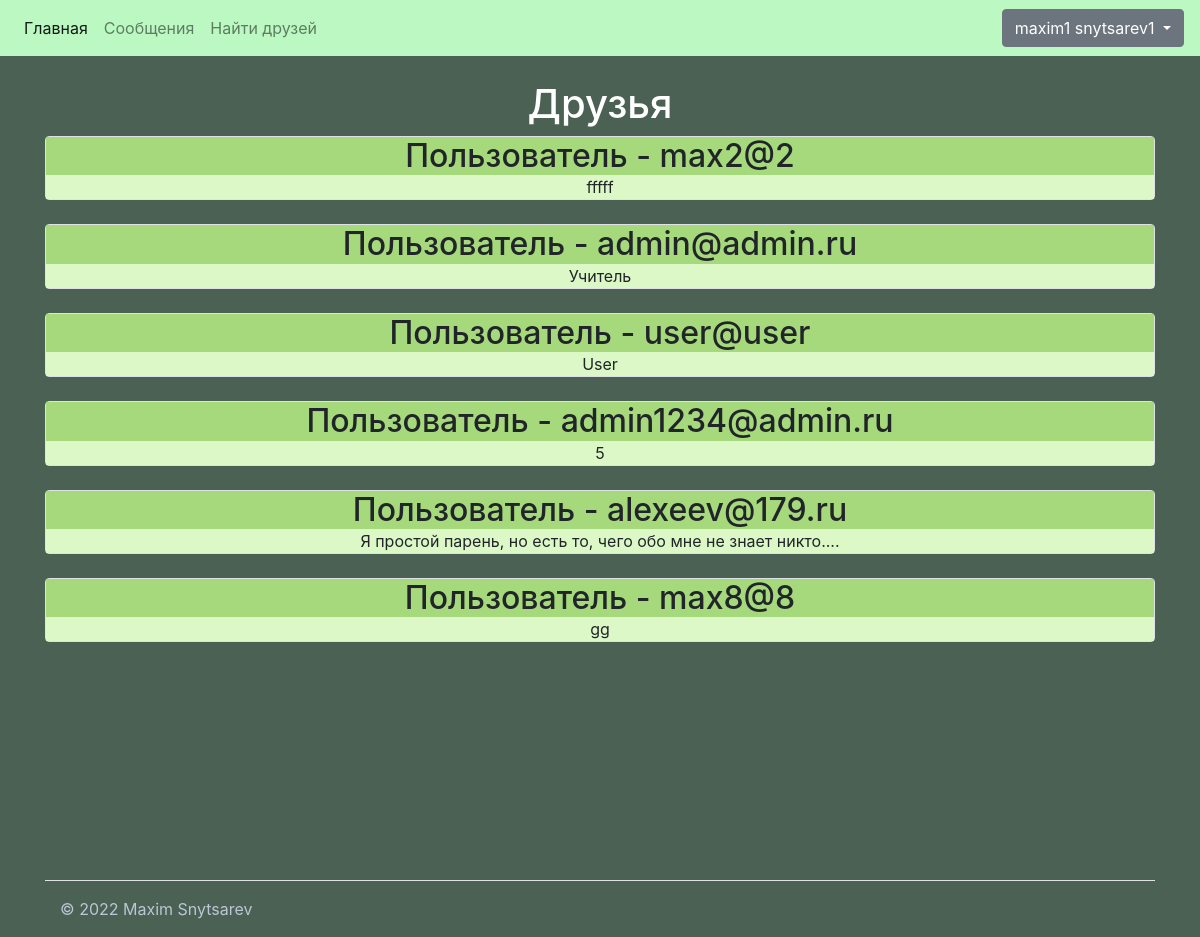
The page /friends (signed in) on the database its author committed.
### data/users.py (models this page shows, shortened)
class User(SerializerMixin, SqlAlchemyBase, UserMixin):
    __tablename__ = 'users'
    id = sqlalchemy.Column(sqlalchemy.Integer,
                           primary_key=True, autoincrement=True)
    first_name = sqlalchemy.Column(sqlalchemy.String, nullable=True)
    second_name = sqlalchemy.Column(sqlalchemy.String, nullable=True)
    requests = Column(String, nullable=True)
    friends = Column(String, nullable=True)
    about = sqlalchemy.Column(sqlalchemy.String, nullable=True)
    email = sqlalchemy.Column(sqlalchemy.String, index=True, unique=True, nullable=True)
    hashed_password = sqlalchemy.Column(sqlalchemy.String, nullable=True)
    created_date = sqlalchemy.Column(sqlalchemy.DateTime,
                                     default=datetime.datetime.now)
    code = Column(String, nullable=True)
    message = Column(String, nullable=True)

### server.py (the view)
@app.route('/friends')
def friend():
    db_sess = db_session.create_session()
    user = db_sess.query(User).filter(User.email == current_user.email).first()
    req = []
    if user.requests:
        users = user.friends.split('#$#')
        req = [(i, db_sess.query(User).filter(User.email == i).first().about) for i in users if i != '']
    return render_template('friends.html', sp=req, flag=True, l=len(req))

### data/db_session.py (called while the page is built)
def create_session() -> Session:
    global __factory
    return __factory()

### server.py (called while the page is built)
@login_manager.user_loader
def load_user(user_id):
    db_sess = db_session.create_session()
    return db_sess.query(User).get(user_id)

### templates/friends.html
{% extends "base.html" %}
{% block content %}
<h1 style="color: #fff">Друзья</h1>
{% if sp %}
{% for item in range(l)%}
<div class="col-md6 border rounded">
    <h2>Пользователь - {{sp[item][0]}}</h2>
    <div>
        {{sp[item][1]}}
    </div>
</div>
{% if item != l - 1 %}
<br>
{% endif %}
{% endfor %}
{% else %}
<p style="color:#fff">
    Друзей пока нет, но вы можете их найти
</p>
<a id="find" href="/find" class="btn btn-primary btn-sm">Найти друзей</a>
{% endif %}
{% endblock %}

### templates/base.html (shortened to what this page needs)
<!doctype html>
<html lang="en">
<head>
    <link rel="stylesheet"
          href="https://stackpath.bootstrapcdn.com/bootstrap/4.4.1/css/bootstrap.min.css"
>
    <link rel="stylesheet" href="{{ url_for('static', filename='css/style.css') }}">
</head>
<body>
<nav class="navbar navbar-expand-lg navbar-light">
    <div class="collapse navbar-collapse" id="navbarSupportedContent">
        <ul class="navbar-nav mr-auto">
            <li class="nav-item active">
                <a class="nav-link" href="/">Главная <span class="sr-only">(current)</span></a>
            </li>
      {% if current_user.is_authenticated and flag%}
      <li>
          <a class="nav-link" href="/message">Сообщения <span class="sr-only">(current)</span></a>
      </li>
      <li>
          <a class="nav-link" href="/find">Найти друзей <span class="sr-only">(current)</span></a>
      </li>
        {%endif%}
    </ul>
  </div>
    <div>
        {% if current_user.is_authenticated and flag%}
        <div class="dropdown">
            <button  class="btn btn-secondary dropdown-toggle" type="button" id="dropdownMenu2" data-toggle="dropdown"
                    aria-haspopup="true" aria-expanded="false">
                {{current_user.first_name + " " + current_user.second_name}}
            </button>
        </div>
    </div>
    {%endif%}
</nav>
<main role="main" class="container b">
    <br>
    {% block content %}{% endblock %}
</main>
<div class="container" style="color: #ffffff">
    <footer class="d-Flex flex-wrap justify-content-between align-items-center py-3 my-4 border-top" style="color: #ffffff">
        <div class="col-md-4 d-flex align-items-center" style="color: #ffffff">
            <span style="color: #bcc6d4!important;">© 2022 Maxim Snytsarev</span>
        </div>
    </footer>
</div>
</body>
</html>

### static/css/style.css (style rules this page uses)
.container.b { height:100%; }
body { background: #4b6154; }
.col-md6.border.rounded h2 { position:relative; text-align:center; background: #a5d97c; width:100%; margin: 0px 0px 0px; }
.col-md6.border.rounded div { position: relative; text-align: center; background: #dcf8c6!important; width:100%; }
.register p, h1 { color:#fff }
.login p, h1 { color:#fff; }
.profile p, h1 { color:#fff; }
.navbar.navbar-expand-lg.navbar-light { background-color: #BCF9C2; }
body { height:100%; }
html { height:100%; }

### templates/base.html (style rules this page uses)
h1 { text-align: center; }

### rows shown on the page
User: first_name+second_name "maxim1 snytsarev1"
User: id "max2@2", about "fffff"
User: email "admin@admin.ru", about "Учитель"
User: email "user@user", about "User"
User: email "admin1234@admin.ru", sp "5"
User: email "alexeev@179.ru", about "Я простой парень, но есть то, чего обо мне не знает никто...."
User: email "max8@8", about "gg"
